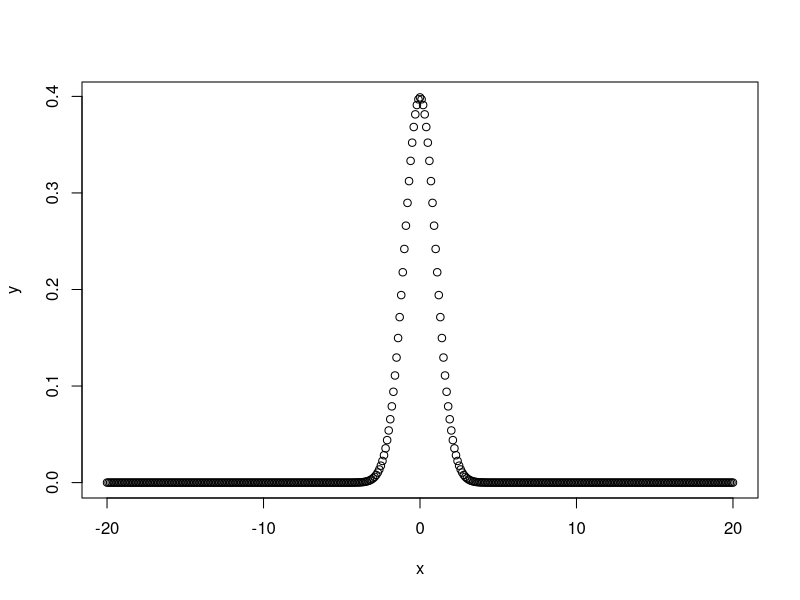
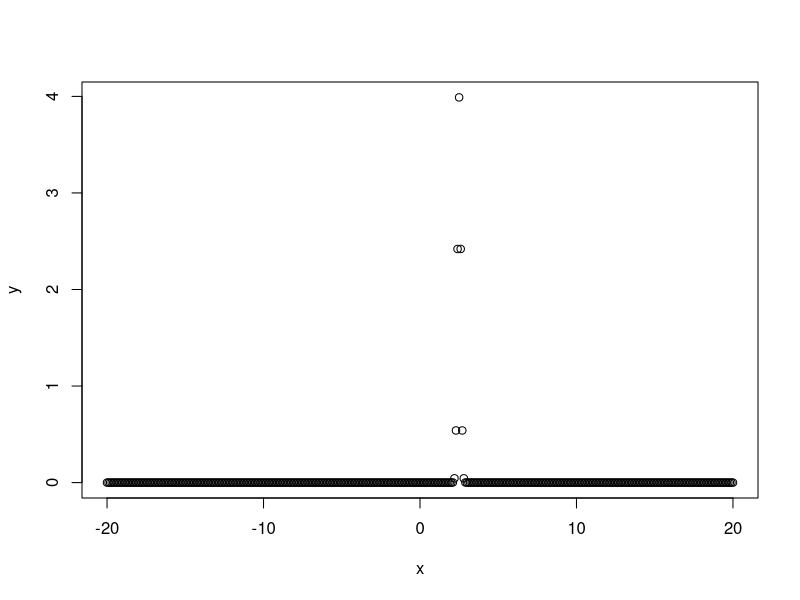
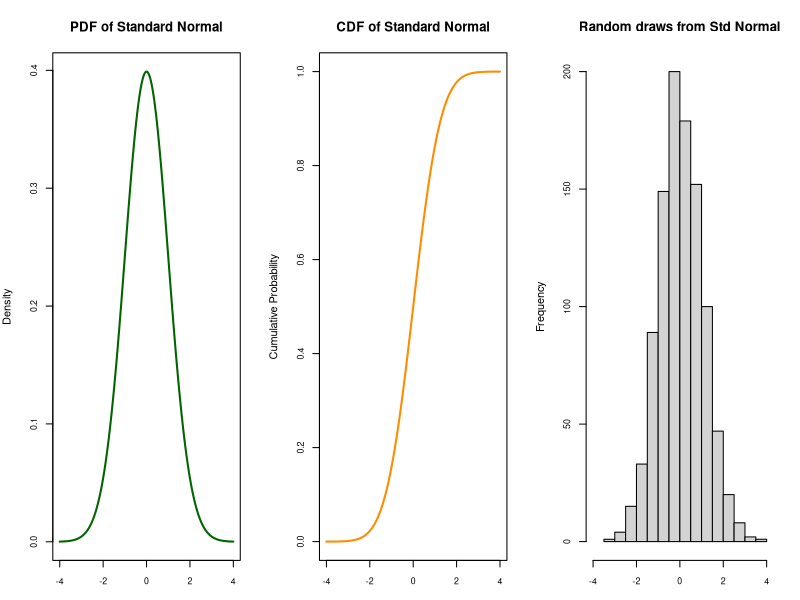
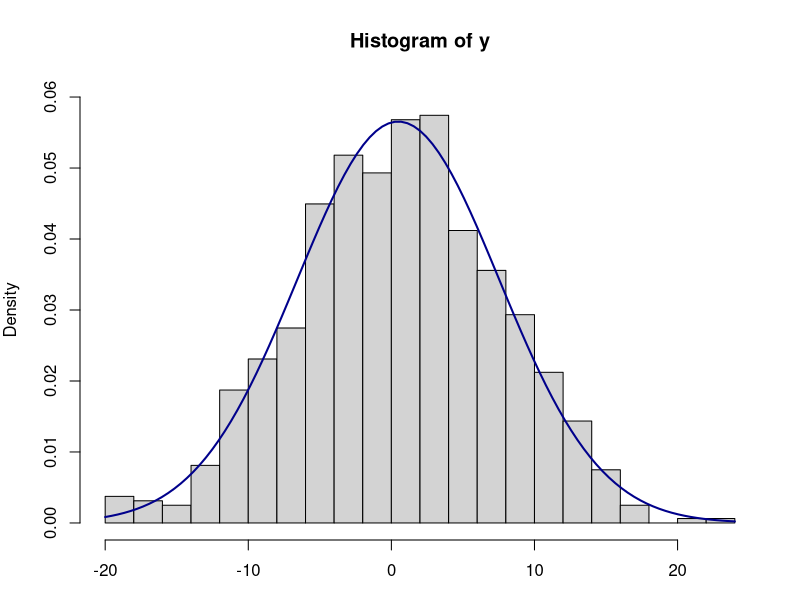
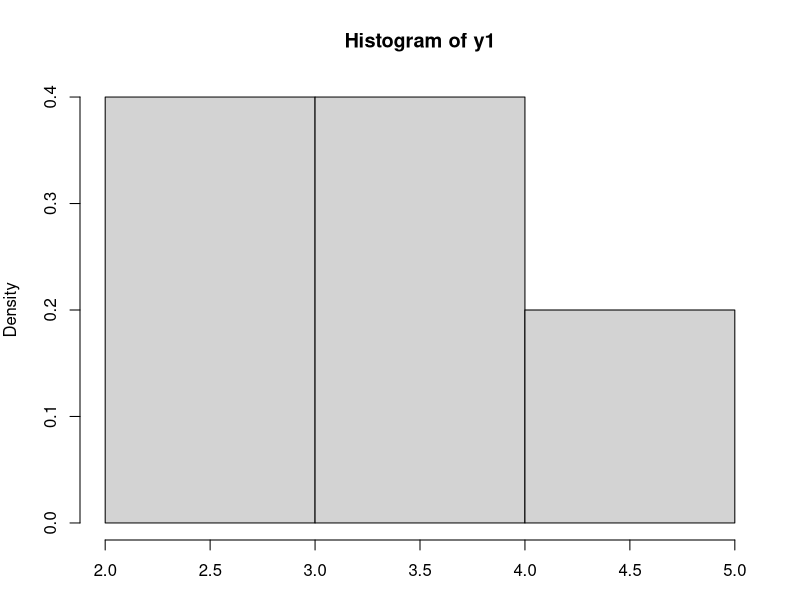

The R script that drew these images, in order:

density_standard_norm <- function(x)
{
  1/sqrt(2*pi)*exp(-0.5*x^2)
}

dnorm(1, mean = 0, sd = 1)
#[1] 0.2419707
density_standard_norm(1)
#[1] 0.2419707

dnorm(2, mean = 0, sd = 1)

#[1] 0.05399097

density_standard_norm(2) 
#[1] 0.0539909


dnorm(0) #0.3989423
dnorm(0)*sqrt(2*pi) #[1] 1
dnorm(0,mean=4) #[1] 0.0001338302
dnorm(0,mean=4,sd=10) # 0.03682701
v <- c(0,1,2) 
dnorm(v) #0.39894228 0.24197072 0.05399097
x <- seq(-20,20,by=.1)
y <- dnorm(x)
plot(x,y)
y <- dnorm(x,mean=2.5,sd=0.1)
plot(x,y)
#----------
#

set.seed(3000)
xseq<-seq(-4,4,.01)
densities<-dnorm(xseq, 0,1)
cumulative<-pnorm(xseq, 0, 1)
randomdeviates<-rnorm(1000,0,1)

par(mfrow=c(1,3), mar=c(3,4,4,2))

plot(xseq, densities, col="darkgreen",xlab="", ylab="Density", type="l",lwd=2, cex=2, main="PDF of Standard Normal", cex.axis=.8)

plot(xseq, cumulative, col="darkorange", xlab="", ylab="Cumulative Probability",type="l",lwd=2, cex=2, main="CDF of Standard Normal", cex.axis=.8)

hist(randomdeviates, main="Random draws from Std Normal", cex.axis=.8, xlim=c(-4,4))

# Histogram
xseq<-seq(-4,4,.01)
y<-2*xseq + rnorm(length(xseq),0,5.5)
range(y)
par(mfrow=c(1,1))
hist(y, prob=TRUE, ylim=c(0,.06), breaks=20)
curve(dnorm(x, mean(y), sd(y)), add=TRUE, col="darkblue", lwd=2)

y1 = c(2,3,4,4,5)
hist(y1, prob=T)
